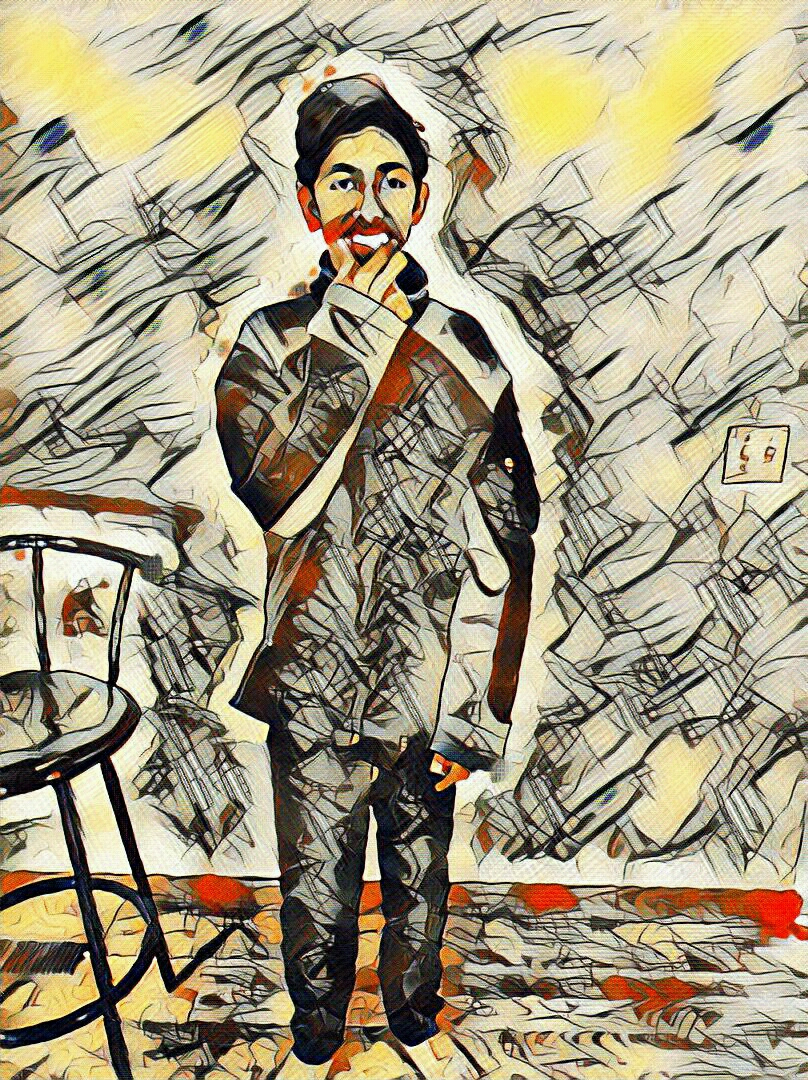
#> input picture openCv/Spanish.jpg, 808 x 1080 px
$ python thresholding.py
#> lines starting #> are read from the running program, lines starting #| are printed output that depends on the picture; after the words box and inside, x2 and y2 are one past the last pixel; in counts of white or black regions, pixels touching at a corner belong together
import cv2
import numpy as np
#Threshold on normal pic
img = cv2.imread("Spanish.jpg")
#> img is the input picture: shape (1080, 808, 3); mean B, G, R 128.8, 154.8, 163.9
retval, threshold = cv2.threshold(img, 220, 255, cv2.THRESH_BINARY)
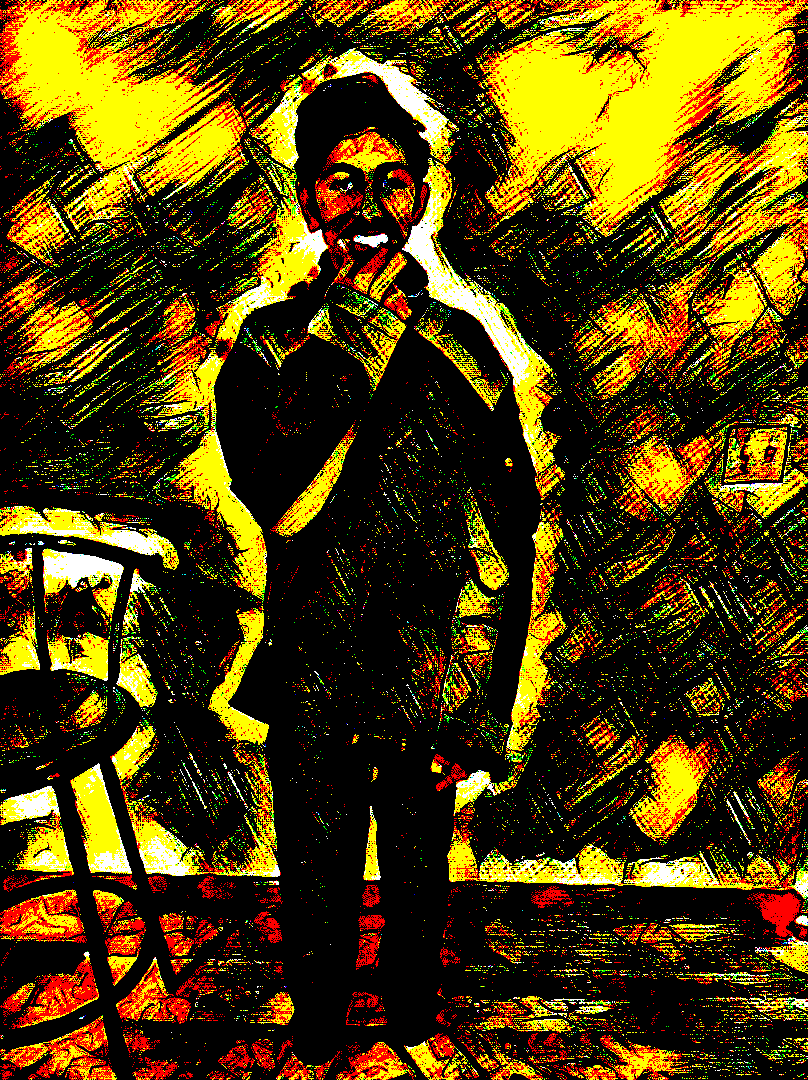
#> threshold: shape (1080, 808, 3); mean B, G, R 9, 63.3, 83.7
#Threshhold on grey pic
grey = cv2.cvtColor(img, cv2.COLOR_BGR2GRAY)
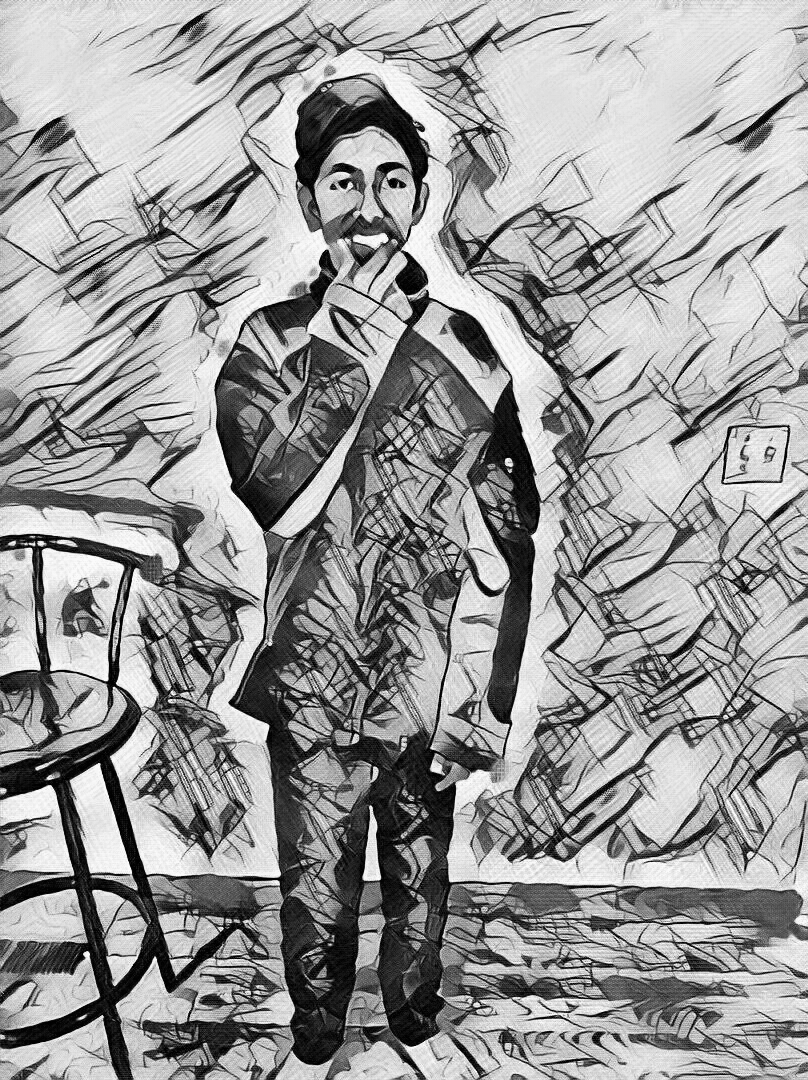
#> grey: shape (1080, 808); min 0, max 255, mean 154.6
retval2, threshold2 = cv2.threshold(grey, 220, 255, cv2.THRESH_BINARY)
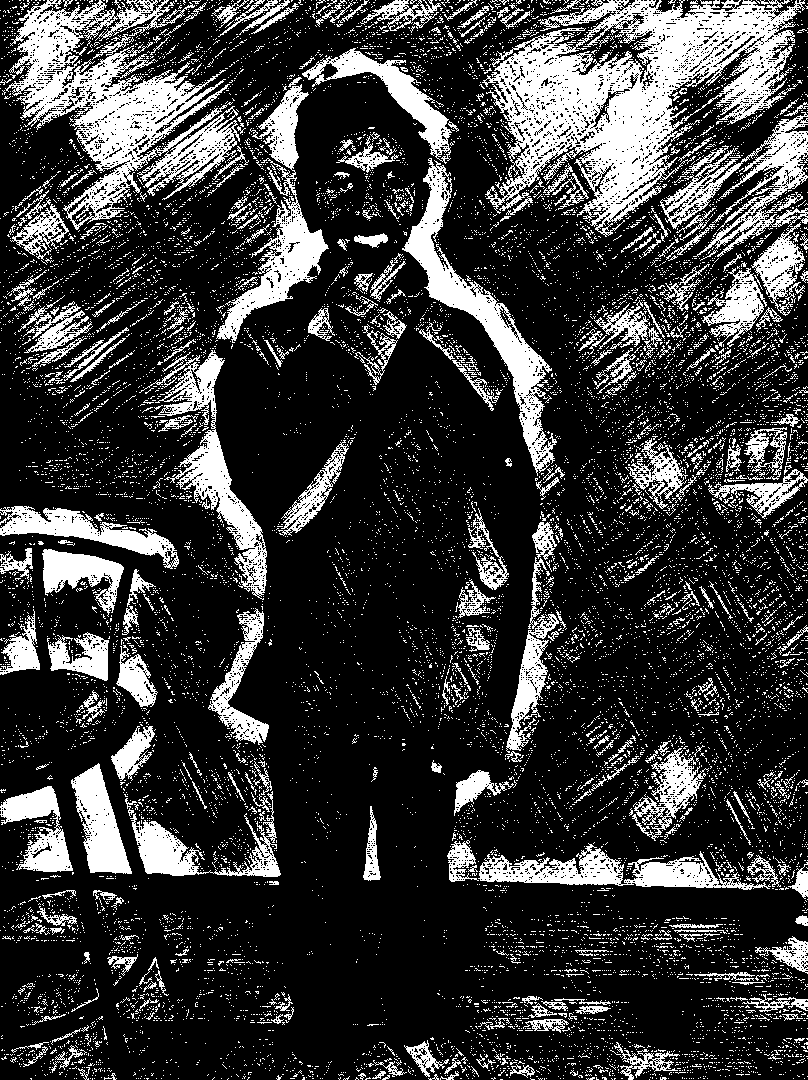
#> threshold2: shape (1080, 808); 22.3% white; 13378 white regions (12952 under 20 px), largest, box (x1, y1, x2, y2) and area: (482, 0, 805, 237) 32058, (5, 0, 240, 230) 19937, (402, 158, 557, 476) 8238
#Adaptive threshold for better view
gaus = cv2.adaptiveThreshold(grey, 255, cv2.ADAPTIVE_THRESH_GAUSSIAN_C, cv2.THRESH_BINARY, 115, 1)
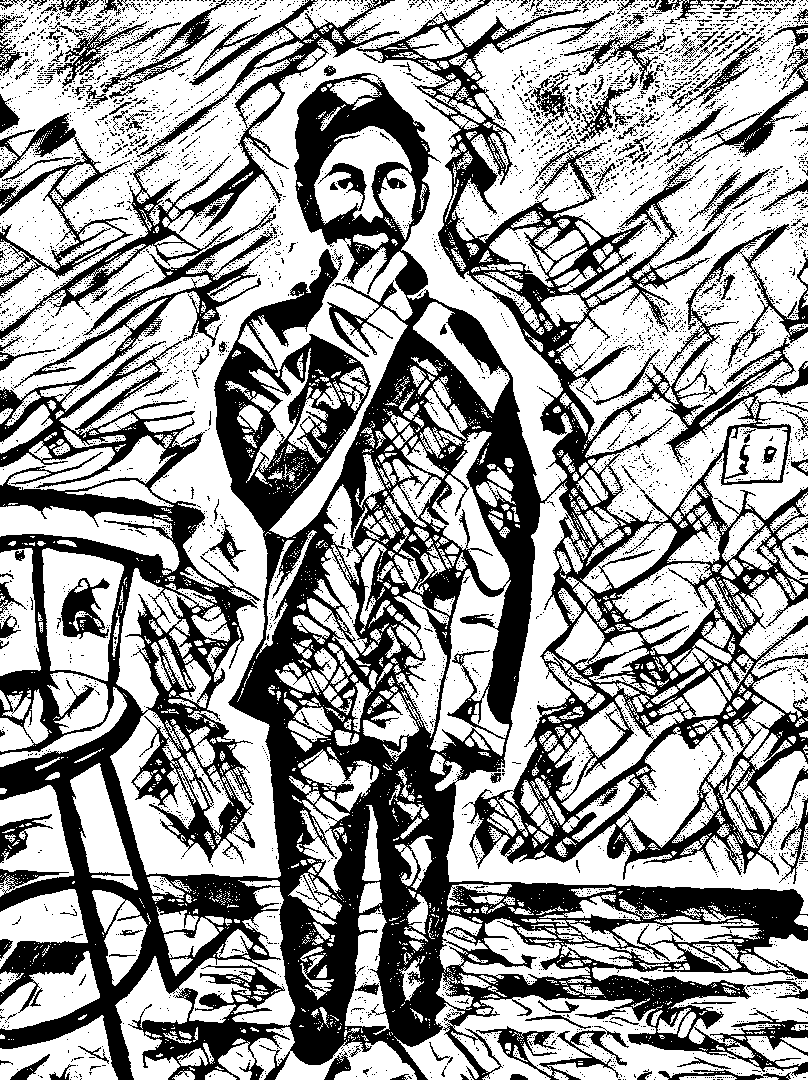
#> gaus: shape (1080, 808); 61.7% white; 7537 black regions (7357 under 20 px), largest, box (x1, y1, x2, y2) and area: (0, 0, 808, 1080) 279372, (0, 0, 400, 340) 10686, (0, 113, 133, 298) 4503


cv2.imshow("ORIGINAL", img)
cv2.imshow("THRESHED", threshold)
cv2.imshow("THRESHED2", threshold2)
cv2.imshow("ADAPTIVE", gaus)

cv2.waitKey(0)
cv2.destroyAllWindows()

$ run again, with openCv/image1.jpg copied over openCv/Spanish.jpg
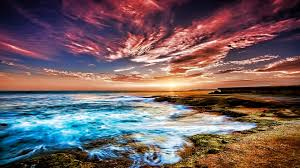
#> input picture openCv/image1.jpg, 300 x 168 px
#> img is the input picture: shape (168, 300, 3); mean B, G, R 99.2, 96.2, 115.6
#> `retval2, threshold2 = cv2.threshold(grey, 220, 255, cv2.THRESH_BINARY)`:
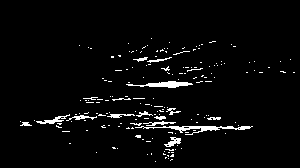
#> threshold2: shape (168, 300); 3.5% white in thin lines or dots, all inside (x1, y1, x2, y2) = (20, 38, 295, 162)
#> `gaus = cv2.adaptiveThreshold(grey, 255, cv2.ADAPTIVE_THRESH_GAUSSIAN_C..`:
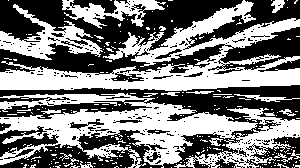
#> gaus: shape (168, 300); 48.5% white; 267 white regions (246 under 20 px), largest, box (x1, y1, x2, y2) and area: (0, 93, 300, 168) 10282, (0, 0, 300, 91) 9411, (0, 4, 103, 60) 1884

$ run again, with openCv/image2.jpg copied over openCv/Spanish.jpg
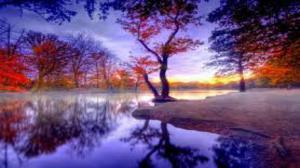
#> input picture openCv/image2.jpg, 300 x 168 px
#> img is the input picture: shape (168, 300, 3); mean B, G, R 126.2, 79, 106.6
#> `retval2, threshold2 = cv2.threshold(grey, 220, 255, cv2.THRESH_BINARY)`:
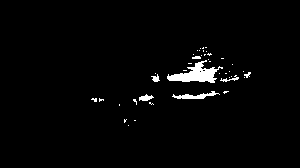
#> threshold2: shape (168, 300); 2.1% white; 41 white regions (34 under 20 px), largest, box (x1, y1, x2, y2) and area: (167, 60, 223, 83) 575, (172, 91, 220, 99) 164, (139, 94, 154, 101) 63
#> `gaus = cv2.adaptiveThreshold(grey, 255, cv2.ADAPTIVE_THRESH_GAUSSIAN_C..`:
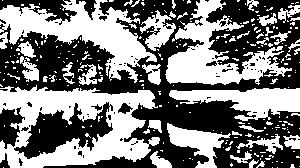
#> gaus: shape (168, 300); 48.3% white; 267 white regions (224 under 20 px), largest, box (x1, y1, x2, y2) and area: (0, 85, 160, 168) 7095, (0, 0, 157, 83) 4871, (165, 0, 292, 85) 4138
